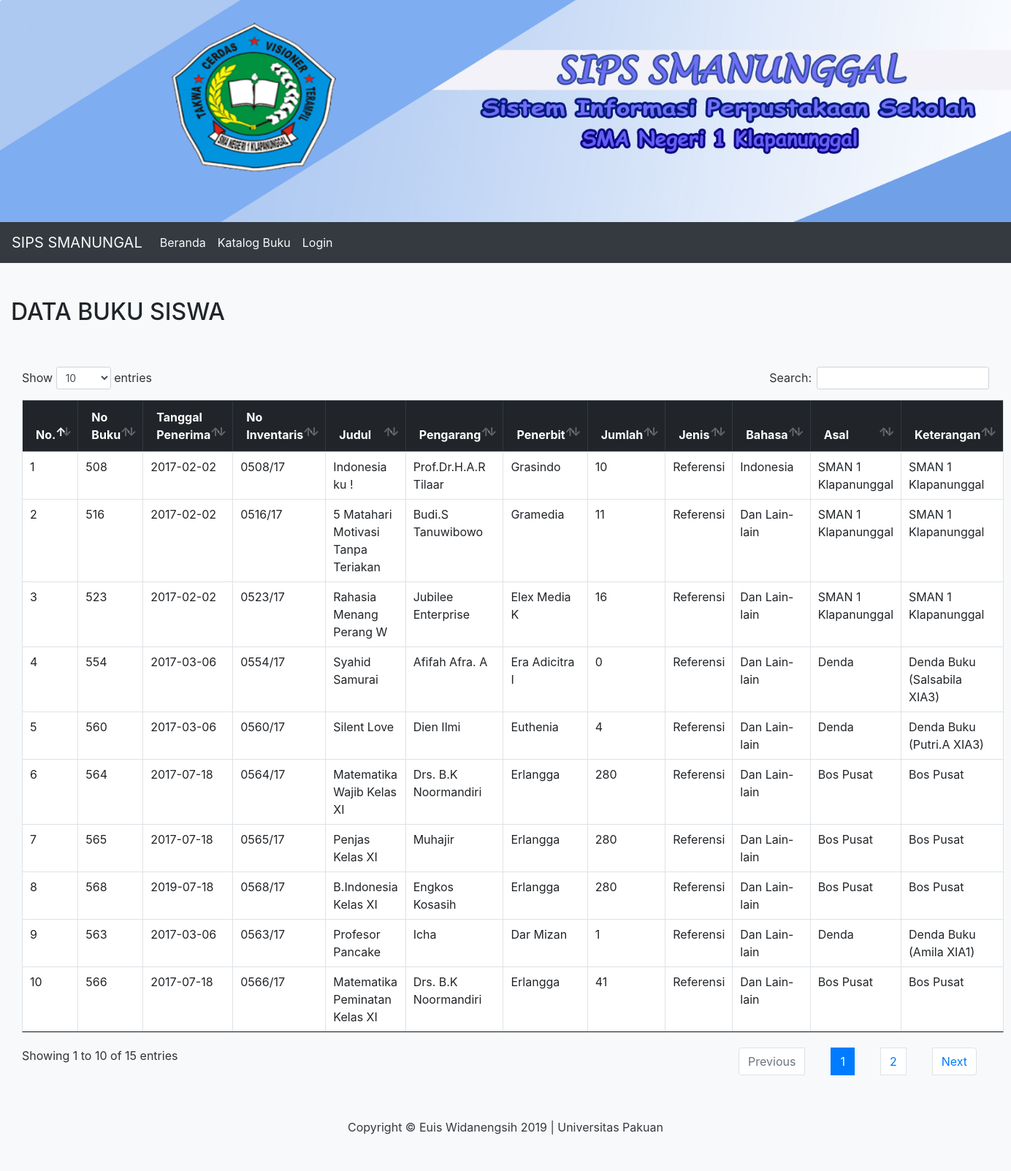
Page /katalog_user.php on the committed database.
### tables this page shows
CREATE TABLE `data_buku` (
  `id_bukusiswa` int(10) NOT NULL,
  `no_buku` varchar(50) NOT NULL,
  `tgl_penerima` varchar(50) NOT NULL,
  `no_invetaris` varchar(50) NOT NULL,
  `judul` varchar(50) NOT NULL,
  `pengarang` varchar(50) NOT NULL,
  `penerbit` varchar(50) NOT NULL,
  `jumlah` int(255) NOT NULL,
  `jenis` varchar(50) NOT NULL,
  `bahasa` varchar(50) NOT NULL,
  `asal` varchar(50) NOT NULL,
  `keterangan` varchar(50) NOT NULL
);

### katalog_user.php (the view, shortened to what this page needs)
<!doctype html>
<html lang="en">
<head>
<link rel="stylesheet" href="css/style.css">
  <link rel="stylesheet" href="css/bootstrap.min.css">
  <link rel="stylesheet" type="text/css" href="css/jquery.dataTables.css">
  <link rel="stylesheet" type="text/css" href="css/dataTables.bootstrap4.css">
</head>
<body class="bg-light">
<img class="card-img-top" src="/perpus/images/header.jpg" style="height: 100%; position: center;" alt="Card image cap">
<nav class="navbar navbar-expand-lg navbar-dark bg-dark text-light">
 <a class="navbar-brand text-light" href="#">SIPS SMANUNGAL</a>
 <div class="collapse navbar-collapse" id="navbarSupportedContent">
    <ul class="navbar-nav mr-auto">
       <li class="nav-item active">
        <a class="nav-link text-light" href="index.php">Beranda<span class="sr-only">(current)</span></a>
      </li>
      <li class="nav-item active">
        <a class="nav-link text-light" href="katalog_user.php">Katalog Buku<span class="sr-only">(current)</span></a>
      </li>
                    <?php
                       $id_siswa = $_SESSION['id_siswa'];
                       if (!isset($id_siswa)){
                       ?>
                       <li class="nav-item active">
        <a class="nav-link text-light" href="loginuser.php">Login<span class="sr-only">(current)</span></a>
      </li>
                      <?php } ?>
                    </ul>
                  </div>
                          </nav>
<div class="container-fluid">
<br>
<br>
<h2> DATA BUKU SISWA </h2>
  <br>
  <br>
  <table id="table" class="table table-bordered">
    <thead class="thead-dark">
      <tr>
       <th>No.</th>
                <th>No Buku</th>
                <th>Tanggal Penerima</th>
                <th>No Inventaris</th>
                <th>Judul</th>
                <th>Pengarang</th>
                <th>Penerbit</th>
                <th>Jumlah</th>
                <th>Jenis</th>
                <th>Bahasa</th>
                <th>Asal</th>
                <th>Keterangan</th>
     </tr>
          </thead>
          <tbody>
     <?php
    require_once('koneksi.php');
    $no=1;
    $baca= "SELECT * FROM data_buku ";
    $tampil = mysqli_query($koneksi, $baca);
    if (mysqli_num_rows($tampil)>0) {
      while($row=mysqli_fetch_assoc($tampil)){
        echo"
          <tr>
          <td>
          $no
          </td>
          <td>$row[no_buku] </td>
          <td>$row[tgl_penerima]</td>
          <td>$row[no_invetaris]</td>
          <td>$row[judul]</td>
          <td>$row[pengarang]</td>
          <td>$row[penerbit]</td>
          <td>$row[jumlah]</td>
          <td>$row[jenis]</td>
          <td>$row[bahasa]</td>
          <td>$row[asal]</td>
          <td>$row[keterangan]</td>
          </tr>
      ";
    $no++; ?>
    <?php
  }}
  ?>
</tbody>
</table>
</div>
<footer class="py-5 bg-light">
        <p class="m-0 text-center text-dark">Copyright &copy; Euis Widanengsih 2019 | Universitas Pakuan</p>
</footer>
</body>
</html>

### rows in the picture
data_buku: no_buku "508", tgl_penerima "2017-02-02", no_invetaris "0508/17", judul "Indonesia ku !", pengarang "Prof.Dr.H.A.R Tilaar", penerbit "Grasindo", jumlah "10", jenis "Referensi", bahasa "Indonesia", asal "SMAN 1 Klapanunggal", keterangan "SMAN 1 Klapanunggal"
data_buku: no_buku "516", tgl_penerima "2017-02-02", no_invetaris "0516/17", judul "5 Matahari Motivasi Tanpa Teriakan", pengarang "Budi.S Tanuwibowo", penerbit "Gramedia", jumlah "11", jenis "Referensi", bahasa "Dan Lain-lain", asal "SMAN 1 Klapanunggal", keterangan "SMAN 1 Klapanunggal"
data_buku: no_buku "523", tgl_penerima "2017-02-02", no_invetaris "0523/17", judul "Rahasia Menang Perang W", pengarang "Jubilee Enterprise", penerbit "Elex Media K", jumlah "16", jenis "Referensi", bahasa "Dan Lain-lain", asal "SMAN 1 Klapanunggal", keterangan "SMAN 1 Klapanunggal"
data_buku: no_buku "554", tgl_penerima "2017-03-06", no_invetaris "0554/17", judul "Syahid Samurai", pengarang "Afifah Afra. A", penerbit "Era Adicitra I", jumlah "0", jenis "Referensi", bahasa "Dan Lain-lain", asal "Denda", keterangan "Denda Buku (Salsabila XIA3)"
data_buku: no_buku "560", tgl_penerima "2017-03-06", no_invetaris "0560/17", judul "Silent Love", pengarang "Dien Ilmi", penerbit "Euthenia", jumlah "4", jenis "Referensi", bahasa "Dan Lain-lain", asal "Denda", keterangan "Denda Buku (Putri.A XIA3)"
data_buku: no_buku "564", tgl_penerima "2017-07-18", no_invetaris "0564/17", judul "Matematika Wajib Kelas XI", pengarang "Drs. B.K Noormandiri", penerbit "Erlangga", jumlah "280", jenis "Referensi", bahasa "Dan Lain-lain", asal "Bos Pusat", keterangan "Bos Pusat"
data_buku: no_buku "565", tgl_penerima "2017-07-18", no_invetaris "0565/17", judul "Penjas Kelas XI", pengarang "Muhajir", penerbit "Erlangga", jumlah "280", jenis "Referensi", bahasa "Dan Lain-lain", asal "Bos Pusat", keterangan "Bos Pusat"
data_buku: no_buku "568", tgl_penerima "2019-07-18", no_invetaris "0568/17", judul "B.Indonesia Kelas XI", pengarang "Engkos Kosasih", penerbit "Erlangga", jumlah "280", jenis "Referensi", bahasa "Dan Lain-lain", asal "Bos Pusat", keterangan "Bos Pusat"
data_buku: no_buku "563", tgl_penerima "2017-03-06", no_invetaris "0563/17", judul "Profesor Pancake", pengarang "Icha", penerbit "Dar Mizan", jumlah "1", jenis "Referensi", bahasa "Dan Lain-lain", asal "Denda", keterangan "Denda Buku (Amila XIA1)"
data_buku: no_buku "566", tgl_penerima "2017-07-18", no_invetaris "0566/17", judul "Matematika Peminatan Kelas XI", pengarang "Drs. B.K Noormandiri", penerbit "Erlangga", jumlah "41", jenis "Referensi", bahasa "Dan Lain-lain", asal "Bos Pusat", keterangan "Bos Pusat"
